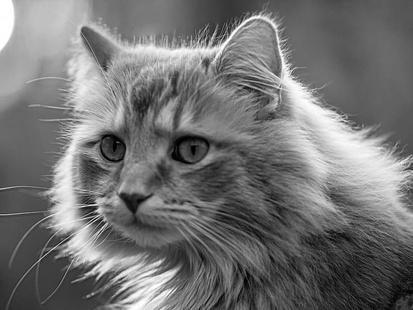
#> input picture cat.jpg, 413 x 310 px, shrunk from 800 x 600 before the run
$ python main.py
#> lines starting #> are read from the running program, lines starting #| are printed output that depends on the picture
import cv2
import os
image = cv2.imread("cat.jpg")
#> image is the input picture: shape (310, 413, 3); min 0, max 255, mean 115.5
print(image.shape)
#| (310, 413, 3)
print(image.size)
#| 384090
cv2.imshow("image", image)
cv2.waitKey(0)
cv2.destroyAllWindows()

image1 = cv2.imread("WhatsApp Image 2026-06-25 at 5.33.57 PM.jpeg",0)
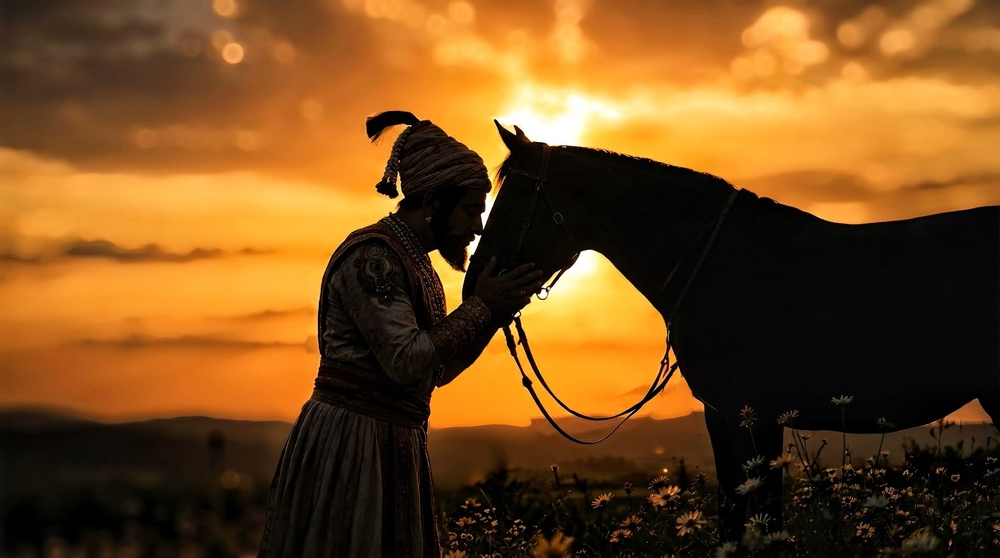
#> input picture WhatsApp Image 2026-06-25 at 5.33.57 PM.jpeg, 1000 x 558 px, shrunk from 1935 x 1080 before the run
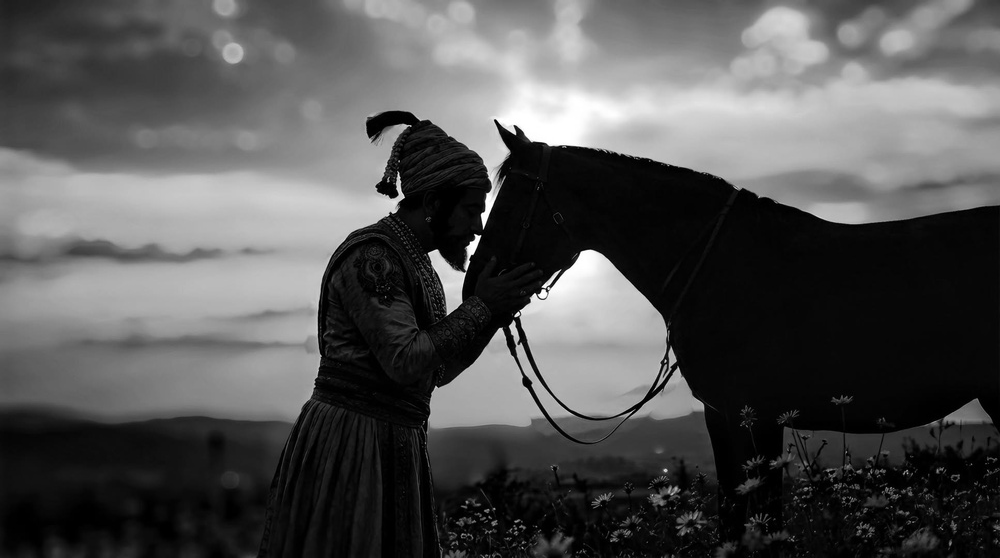
#> image1: shape (558, 1000); min 0, max 255, mean 82.7
cv2.imshow("image1", image1)
cv2.waitKey(0)
cv2.destroyAllWindows()

k=cv2.waitKey(0)
#> (key Esc is pressed here)
if k==27:
    cv2.destroyAllWindows()
elif k==ord('s'):
    cv2.imwrite("cat.jpg",image1)
